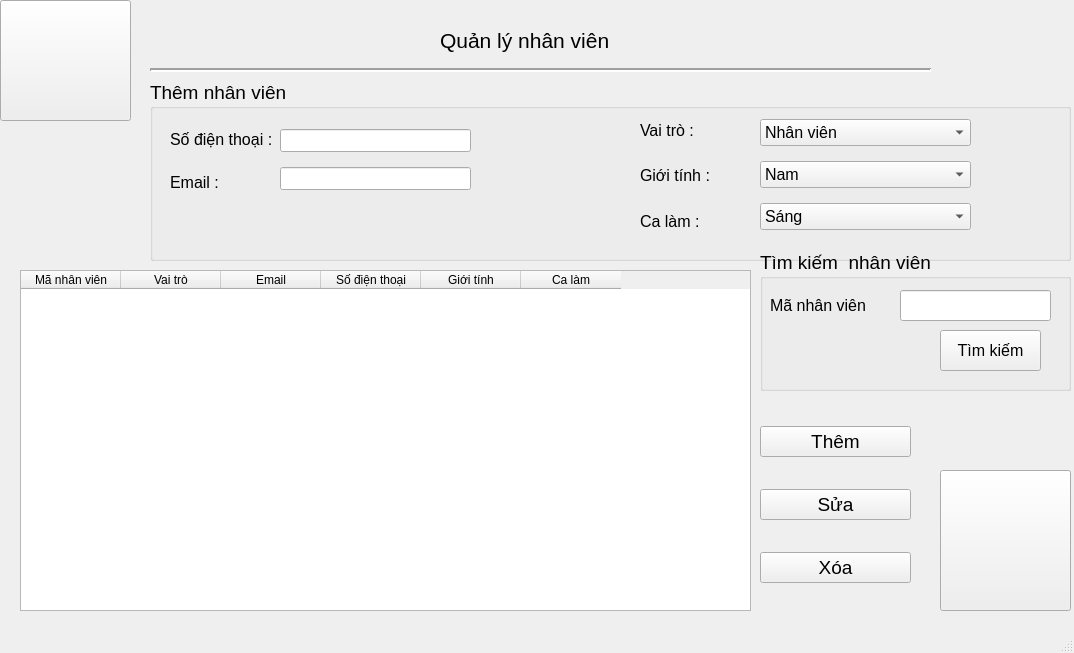
<?xml version="1.0" encoding="UTF-8"?>
<ui version="4.0">
 <class>MainWindow</class>
 <widget class="QMainWindow" name="MainWindow">
  <property name="geometry">
   <rect>
    <x>0</x>
    <y>0</y>
    <width>1074</width>
    <height>653</height>
   </rect>
  </property>
  <property name="windowTitle">
   <string>MainWindow</string>
  </property>
  <widget class="QWidget" name="centralwidget">
   <widget class="QPushButton" name="pushButton">
    <property name="geometry">
     <rect>
      <x>0</x>
      <y>0</y>
      <width>131</width>
      <height>121</height>
     </rect>
    </property>
    <property name="styleSheet">
     <string notr="true">border-image: url(:/anh1/Pet Haven.png);</string>
    </property>
    <property name="text">
     <string/>
    </property>
    <property name="iconSize">
     <size>
      <width>16</width>
      <height>16</height>
     </size>
    </property>
   </widget>
   <widget class="QLabel" name="label">
    <property name="geometry">
     <rect>
      <x>440</x>
      <y>20</y>
      <width>231</width>
      <height>41</height>
     </rect>
    </property>
    <property name="font">
     <font>
      <pointsize>16</pointsize>
     </font>
    </property>
    <property name="text">
     <string>Quản lý nhân viên</string>
    </property>
   </widget>
   <widget class="Line" name="line_2">
    <property name="geometry">
     <rect>
      <x>150</x>
      <y>60</y>
      <width>781</width>
      <height>20</height>
     </rect>
    </property>
    <property name="lineWidth">
     <number>2</number>
    </property>
    <property name="orientation">
     <enum>Qt::Horizontal</enum>
    </property>
   </widget>
   <widget class="QGroupBox" name="groupBox">
    <property name="geometry">
     <rect>
      <x>150</x>
      <y>80</y>
      <width>921</width>
      <height>181</height>
     </rect>
    </property>
    <property name="font">
     <font>
      <pointsize>14</pointsize>
     </font>
    </property>
    <property name="title">
     <string>Thêm nhân viên</string>
    </property>
    <widget class="QWidget" name="layoutWidget">
     <property name="geometry">
      <rect>
       <x>610</x>
       <y>30</y>
       <width>211</width>
       <height>131</height>
      </rect>
     </property>
     <layout class="QGridLayout" name="gridLayout_2">
      <item row="0" column="0">
       <widget class="QComboBox" name="cb_vt">
        <property name="font">
         <font>
          <pointsize>12</pointsize>
         </font>
        </property>
        <item>
         <property name="text">
          <string>Nhân viên</string>
         </property>
        </item>
        <item>
         <property name="text">
          <string>Quản lý</string>
         </property>
        </item>
        <item>
         <property name="text">
          <string>Thu ngân</string>
         </property>
        </item>
       </widget>
      </item>
      <item row="1" column="0">
       <widget class="QComboBox" name="cb_gtnv">
        <property name="font">
         <font>
          <pointsize>12</pointsize>
         </font>
        </property>
        <item>
         <property name="text">
          <string>Nam</string>
         </property>
        </item>
        <item>
         <property name="text">
          <string>Nữ</string>
         </property>
        </item>
       </widget>
      </item>
      <item row="2" column="0">
       <widget class="QComboBox" name="cb_ca">
        <property name="font">
         <font>
          <pointsize>12</pointsize>
         </font>
        </property>
        <item>
         <property name="text">
          <string>Sáng</string>
         </property>
        </item>
        <item>
         <property name="text">
          <string>Tối</string>
         </property>
        </item>
       </widget>
      </item>
     </layout>
    </widget>
    <widget class="QWidget" name="layoutWidget">
     <property name="geometry">
      <rect>
       <x>490</x>
       <y>30</y>
       <width>121</width>
       <height>131</height>
      </rect>
     </property>
     <layout class="QGridLayout" name="gridLayout_3">
      <item row="0" column="0">
       <widget class="QLabel" name="label_5">
        <property name="font">
         <font>
          <pointsize>12</pointsize>
         </font>
        </property>
        <property name="text">
         <string>Vai trò :</string>
        </property>
       </widget>
      </item>
      <item row="1" column="0">
       <widget class="QLabel" name="label_8">
        <property name="font">
         <font>
          <pointsize>12</pointsize>
         </font>
        </property>
        <property name="text">
         <string>Giới tính :</string>
        </property>
       </widget>
      </item>
      <item row="2" column="0">
       <widget class="QLabel" name="label_9">
        <property name="font">
         <font>
          <pointsize>12</pointsize>
         </font>
        </property>
        <property name="text">
         <string>Ca làm :</string>
        </property>
       </widget>
      </item>
     </layout>
    </widget>
    <widget class="QWidget" name="">
     <property name="geometry">
      <rect>
       <x>20</x>
       <y>40</y>
       <width>111</width>
       <height>81</height>
      </rect>
     </property>
     <layout class="QGridLayout" name="gridLayout_4">
      <item row="0" column="0">
       <widget class="QLabel" name="label_7">
        <property name="font">
         <font>
          <pointsize>12</pointsize>
         </font>
        </property>
        <property name="text">
         <string>Số điện thoại :</string>
        </property>
       </widget>
      </item>
      <item row="1" column="0">
       <widget class="QLabel" name="label_6">
        <property name="font">
         <font>
          <pointsize>12</pointsize>
         </font>
        </property>
        <property name="text">
         <string>Email :</string>
        </property>
       </widget>
      </item>
     </layout>
    </widget>
    <widget class="QWidget" name="">
     <property name="geometry">
      <rect>
       <x>130</x>
       <y>40</y>
       <width>191</width>
       <height>81</height>
      </rect>
     </property>
     <layout class="QGridLayout" name="gridLayout_5">
      <item row="0" column="0">
       <widget class="QLineEdit" name="tb_sdt">
        <property name="font">
         <font>
          <pointsize>10</pointsize>
         </font>
        </property>
       </widget>
      </item>
      <item row="1" column="0">
       <widget class="QLineEdit" name="tb_em">
        <property name="font">
         <font>
          <pointsize>10</pointsize>
         </font>
        </property>
       </widget>
      </item>
     </layout>
    </widget>
   </widget>
   <widget class="QGroupBox" name="groupBox_4">
    <property name="geometry">
     <rect>
      <x>760</x>
      <y>250</y>
      <width>311</width>
      <height>141</height>
     </rect>
    </property>
    <property name="font">
     <font>
      <pointsize>14</pointsize>
     </font>
    </property>
    <property name="title">
     <string>Tìm kiếm  nhân viên</string>
    </property>
    <widget class="QLabel" name="label_14">
     <property name="geometry">
      <rect>
       <x>10</x>
       <y>40</y>
       <width>121</width>
       <height>31</height>
      </rect>
     </property>
     <property name="font">
      <font>
       <pointsize>12</pointsize>
      </font>
     </property>
     <property name="text">
      <string>Mã nhân viên</string>
     </property>
    </widget>
    <widget class="QLineEdit" name="tb_tknv">
     <property name="geometry">
      <rect>
       <x>140</x>
       <y>40</y>
       <width>151</width>
       <height>31</height>
      </rect>
     </property>
    </widget>
    <widget class="QPushButton" name="bt_tk">
     <property name="geometry">
      <rect>
       <x>180</x>
       <y>80</y>
       <width>101</width>
       <height>41</height>
      </rect>
     </property>
     <property name="font">
      <font>
       <pointsize>12</pointsize>
      </font>
     </property>
     <property name="text">
      <string>Tìm kiếm</string>
     </property>
    </widget>
   </widget>
   <widget class="QTableWidget" name="tableWidget">
    <property name="geometry">
     <rect>
      <x>20</x>
      <y>270</y>
      <width>731</width>
      <height>341</height>
     </rect>
    </property>
    <property name="rowCount">
     <number>0</number>
    </property>
    <property name="columnCount">
     <number>6</number>
    </property>
    <attribute name="horizontalHeaderVisible">
     <bool>true</bool>
    </attribute>
    <attribute name="horizontalHeaderCascadingSectionResizes">
     <bool>false</bool>
    </attribute>
    <attribute name="horizontalHeaderHighlightSections">
     <bool>true</bool>
    </attribute>
    <column>
     <property name="text">
      <string>Mã nhân viên</string>
     </property>
    </column>
    <column>
     <property name="text">
      <string>Vai trò</string>
     </property>
    </column>
    <column>
     <property name="text">
      <string>Email</string>
     </property>
    </column>
    <column>
     <property name="text">
      <string>Số điện thoại</string>
     </property>
    </column>
    <column>
     <property name="text">
      <string>Giới tính</string>
     </property>
    </column>
    <column>
     <property name="text">
      <string>Ca làm</string>
     </property>
    </column>
   </widget>
   <widget class="QPushButton" name="pushButton_2">
    <property name="geometry">
     <rect>
      <x>940</x>
      <y>470</y>
      <width>131</width>
      <height>141</height>
     </rect>
    </property>
    <property name="styleSheet">
     <string notr="true">border-image: url(:/anh1/meeting.png);</string>
    </property>
    <property name="text">
     <string/>
    </property>
    <property name="iconSize">
     <size>
      <width>16</width>
      <height>16</height>
     </size>
    </property>
   </widget>
   <widget class="QWidget" name="layoutWidget">
    <property name="geometry">
     <rect>
      <x>760</x>
      <y>400</y>
      <width>151</width>
      <height>211</height>
     </rect>
    </property>
    <layout class="QGridLayout" name="gridLayout">
     <item row="0" column="0">
      <widget class="QPushButton" name="bt_t">
       <property name="font">
        <font>
         <pointsize>14</pointsize>
        </font>
       </property>
       <property name="text">
        <string>Thêm</string>
       </property>
      </widget>
     </item>
     <item row="1" column="0">
      <widget class="QPushButton" name="bt_s">
       <property name="font">
        <font>
         <pointsize>14</pointsize>
        </font>
       </property>
       <property name="text">
        <string>Sửa</string>
       </property>
      </widget>
     </item>
     <item row="2" column="0">
      <widget class="QPushButton" name="bt_x">
       <property name="font">
        <font>
         <pointsize>14</pointsize>
        </font>
       </property>
       <property name="text">
        <string>Xóa</string>
       </property>
      </widget>
     </item>
    </layout>
   </widget>
  </widget>
  <widget class="QMenuBar" name="menubar">
   <property name="geometry">
    <rect>
     <x>0</x>
     <y>0</y>
     <width>1074</width>
     <height>21</height>
    </rect>
   </property>
  </widget>
  <widget class="QStatusBar" name="statusbar"/>
 </widget>
 <resources>
  <include location="jpg1.qrc"/>
 </resources>
 <connections/>
</ui>
